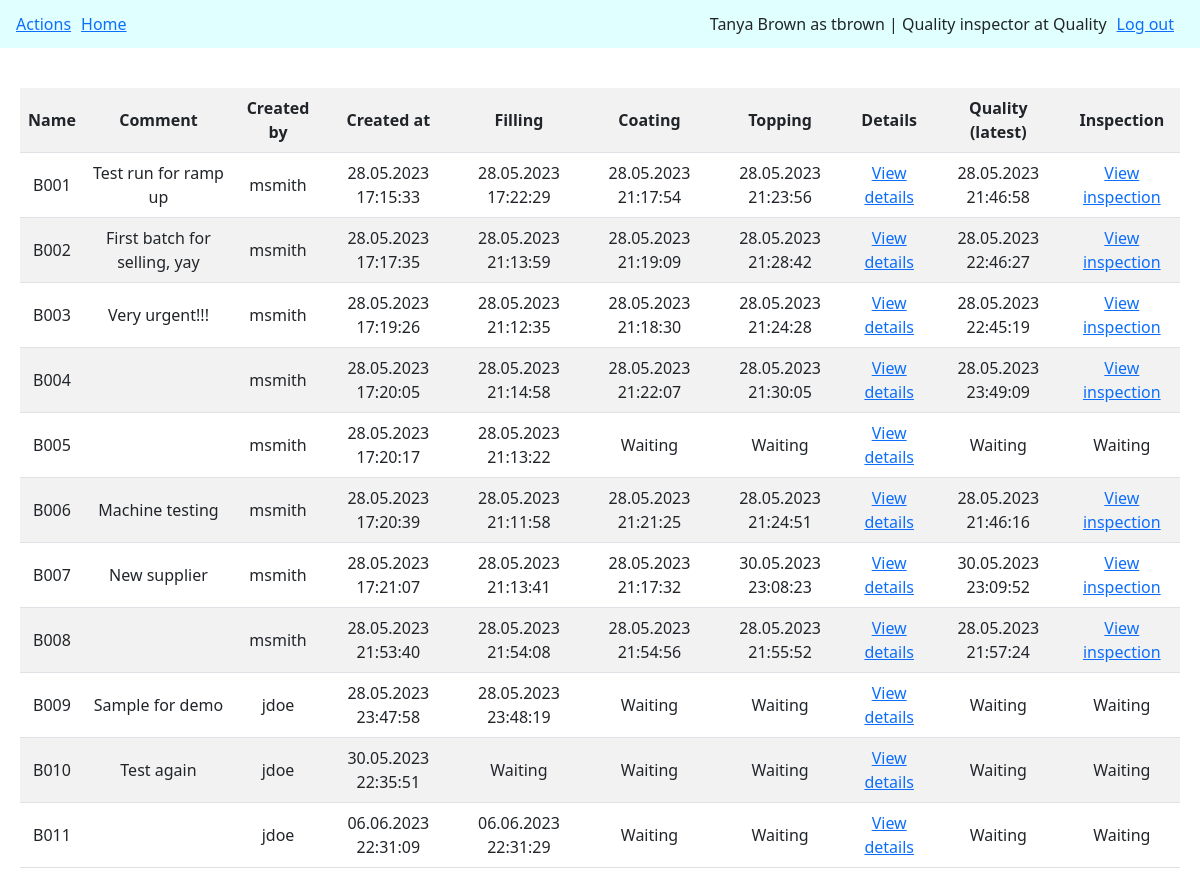
/overview (signed in), run on the app's committed database.
### tables this page shows
CREATE TABLE users (id INTEGER PRIMARY KEY AUTOINCREMENT NOT NULL, username TEXT NOT NULL UNIQUE, hash TEXT NOT NULL UNIQUE, firstname TEXT NOT NULL, lastname TEXT NOT NULL, area TEXT NOT NULL, title TEXT NOT NULL, reg DATETIME);

CREATE TABLE batches (id INTEGER PRIMARY KEY AUTOINCREMENT NOT NULL, name TEXT NOT NULL UNIQUE, comment TEXT, by INTEGER NOT NULL, created DATETIME, filling DATETIME, coating DATETIME, topping DATETIME, quality DATETIME, FOREIGN KEY (by) REFERENCES users (id));

### app.py (the view)
@app.route("/overview")
@login_required
def overview():
    return batch_overview()

### features.py (called while the page is built)
def batch_overview():
    with sqlite3.connect("bonbons.db") as con:
        con.row_factory = dict_factory
        db = con.cursor()
        res = db.execute("SELECT id, username FROM users WHERE area = 'Filling'")
        users = list(res.fetchall())
        creators = {}
        for user in users:
            creators[user["id"]] = user["username"]
        res = db.execute("SELECT * FROM batches ORDER BY name")
        batches = list(res.fetchall())
    return render_template("overview.html", batches=batches, creators=creators)

### function.py (called while the page is built)
def login_required(f):
    @wraps(f)
    def decorated_function(*args, **kwargs):
        if session.get("user_id") is None:
            return redirect("/login")
        return f(*args, **kwargs)
    return decorated_function

### helpers.py (called while the page is built)
def dict_factory(cursor, row):
    d = {}
    for idx, col in enumerate(cursor.description):
        d[col[0]] = row[idx]
    return d

### templates/overview.html (shortened to what this page needs)
{% extends "layout.html" %}
{% block body %}
<table class="table align-middle table-hover table-striped" style="text-align: center">
    <tr>
        <th>Name</th>
        <th>Comment</th>
        <th>Created by</th>
        <th>Created at</th>
        <th>Filling</th>
        <th>Coating</th>
        <th>Topping</th>
        <th>Details</th>
        <th>Quality (latest)</th>
        <th>Inspection</th>
    </tr>
    {% for batch in batches %}
    <tr>
        <td>{{ batch["name"] }}</td>
        <td>{{ batch["comment"] }}</td>
        <td>{{ creators[batch["by"]] }}</td>
        <td>{{ batch["created"] }}</td>
        <td>
            {% if batch["filling"] %}
            {{ batch["filling"] }}
            {% else %}
            Waiting
            {% endif %}
        </td>
        <td>
            {% if batch["coating"] %}
            {{ batch["coating"] }}
            {% else %}
            Waiting
            {% endif %}
        </td>
        <td>
            {% if batch["topping"] %}
            {{ batch["topping"] }}
            {% else %}
            Waiting
            {% endif %}
        </td>
        <td>
            <a href="/batch-details/{{ batch['name'] }}">View details</a>
        </td>
        <td>
            {% if batch["quality"] %}
            {{ batch["quality"] }}
            {% else %}
            Waiting
            {% endif %}
        </td>
        <td>
            {% if batch["quality"] %}
            <a href="/inspection-view/{{ batch['name'] }}">View inspection</a>
            {% else %}
            Waiting
            {% endif %}
        </td>
    </tr>
    {% endfor %}
</table>
{% endblock %}

### templates/layout.html (shortened to what this page needs)
<!DOCTYPE html>
<html lang="en">
    <head>
        <link href="https://cdn.jsdelivr.net/npm/bootstrap@5.2.3/dist/css/bootstrap.min.css" rel="stylesheet">
        <link href="static\styles.css" rel="stylesheet">
    </head>
    <body>
        <div name="toolbar">
            <nav class="navbar navbar-expand-lg" style="background-color: lightcyan">
                <div class="container-fluid">
                    {% if userdata %}
                    <ul class="m-1 nav">
                        <li>
                            <a data-bs-toggle="offcanvas" href="#offcanvasExample" role="button" style="margin-right: 10px" aria-controls="offcanvasExample">Actions</a>
                        </li>
                        <li>
                            <a href="/home">Home</a>
                        </li>
                    </ul>
                    <ul class="d-flex m-1 nav">
                        <li>
                            {{ userdata["firstname"] }} {{ userdata["lastname"] }} as {{ userdata["username"] }} | {{ userdata["title"] }} at {{ userdata["area"] }}
                        </li>
                        <li>
                            <a href="/logout" style="margin: 10px">Log out</a>
                        </li>
                    </ul>
                {% endif %}
            </nav>
        </div>
        <div style="height: 20px; padding: 5px; text-align: center">
        </div>
        <div style="padding: 20px; text-align: center">
            {% block body %}
            {% endblock %}
        </div>
    </body>
</html>

### data on the page
users: firstname "Tanya", lastname "Brown", username "tbrown", title "Quality inspector", area "Quality"
batches: name "B001", comment "Test run for ramp up", by.username "msmith", created "28.05.2023 17:15:33", filling "28.05.2023 17:22:29", coating "28.05.2023 21:17:54", topping "28.05.2023 21:23:56", quality "28.05.2023 21:46:58"
batches: name "B002", comment "First batch for selling, yay", by.username "msmith", created "28.05.2023 17:17:35", filling "28.05.2023 21:13:59", coating "28.05.2023 21:19:09", topping "28.05.2023 21:28:42", quality "28.05.2023 22:46:27"
batches: name "B003", comment "Very urgent!!!", by.username "msmith", created "28.05.2023 17:19:26", filling "28.05.2023 21:12:35", coating "28.05.2023 21:18:30", topping "28.05.2023 21:24:28", quality "28.05.2023 22:45:19"
batches: name "B004", by.username "msmith", created "28.05.2023 17:20:05", filling "28.05.2023 21:14:58", coating "28.05.2023 21:22:07", topping "28.05.2023 21:30:05", quality "28.05.2023 23:49:09"
batches: name "B005", by.username "msmith", created "28.05.2023 17:20:17", filling "28.05.2023 21:13:22", shows "Waiting"
batches: name "B006", comment "Machine testing", by.username "msmith", created "28.05.2023 17:20:39", filling "28.05.2023 21:11:58", coating "28.05.2023 21:21:25", topping "28.05.2023 21:24:51", quality "28.05.2023 21:46:16"
batches: name "B007", comment "New supplier", by.username "msmith", created "28.05.2023 17:21:07", filling "28.05.2023 21:13:41", coating "28.05.2023 21:17:32", topping "30.05.2023 23:08:23", quality "30.05.2023 23:09:52"
batches: name "B008", by.username "msmith", created "28.05.2023 21:53:40", filling "28.05.2023 21:54:08", coating "28.05.2023 21:54:56", topping "28.05.2023 21:55:52", quality "28.05.2023 21:57:24"
batches: name "B009", comment "Sample for demo", by.username "jdoe", created "28.05.2023 23:47:58", filling "28.05.2023 23:48:19", shows "Waiting"
batches: name "B010", comment "Test again", by.username "jdoe", created "30.05.2023 22:35:51", shows "Waiting"
batches: name "B011", by.username "jdoe", created "06.06.2023 22:31:09", filling "06.06.2023 22:31:29", shows "Waiting"
